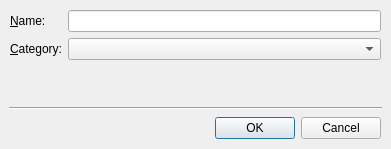
<?xml version="1.0" encoding="UTF-8"?>
<ui version="4.0">
 <comment>*********************************************************************
**
** Copyright (C) 1992-2006 Trolltech ASA. All rights reserved.
**
** This file is part of the Qt Designer of the Qt Toolkit.
**
** This file may be used under the terms of the GNU General Public
** License version 2.0 as published by the Free Software Foundation
** and appearing in the file LICENSE.GPL included in the packaging of
** this file.  Please review the following information to ensure GNU
** General Public Licensing requirements will be met:
** http://www.trolltech.com/products/qt/opensource.html
**
** If you are unsure which license is appropriate for your use, please
** review the following information:
** http://www.trolltech.com/products/qt/licensing.html or contact the
** sales department at sales@trolltech.com.
**
** This file is provided AS IS with NO WARRANTY OF ANY KIND, INCLUDING THE
** WARRANTY OF DESIGN, MERCHANTABILITY AND FITNESS FOR A PARTICULAR PURPOSE.
**
*********************************************************************</comment>
 <class>SaveFormAsTemplate</class>
 <widget class="QDialog" name="SaveFormAsTemplate">
  <property name="geometry">
   <rect>
    <x>0</x>
    <y>0</y>
    <width>391</width>
    <height>149</height>
   </rect>
  </property>
  <property name="windowTitle">
   <string>Save Form As Template...</string>
  </property>
  <layout class="QVBoxLayout">
   <property name="spacing">
    <number>6</number>
   </property>
   <property name="margin">
    <number>9</number>
   </property>
   <item>
    <layout class="QGridLayout">
     <property name="margin">
      <number>1</number>
     </property>
     <property name="spacing">
      <number>6</number>
     </property>
     <item row="0" column="1">
      <widget class="QLineEdit" name="templateNameEdit">
       <property name="text">
        <string/>
       </property>
       <property name="echoMode">
        <enum>QLineEdit::Normal</enum>
       </property>
      </widget>
     </item>
     <item row="1" column="1">
      <widget class="QComboBox" name="categoryCombo"/>
     </item>
     <item row="1" column="0">
      <widget class="QLabel" name="label_2">
       <property name="frameShape">
        <enum>QFrame::NoFrame</enum>
       </property>
       <property name="frameShadow">
        <enum>QFrame::Plain</enum>
       </property>
       <property name="text">
        <string>&amp;Category:</string>
       </property>
       <property name="textFormat">
        <enum>Qt::AutoText</enum>
       </property>
       <property name="buddy">
        <cstring>categoryCombo</cstring>
       </property>
      </widget>
     </item>
     <item row="0" column="0">
      <widget class="QLabel" name="label">
       <property name="frameShape">
        <enum>QFrame::NoFrame</enum>
       </property>
       <property name="frameShadow">
        <enum>QFrame::Plain</enum>
       </property>
       <property name="text">
        <string>&amp;Name:</string>
       </property>
       <property name="textFormat">
        <enum>Qt::AutoText</enum>
       </property>
       <property name="buddy">
        <cstring>templateNameEdit</cstring>
       </property>
      </widget>
     </item>
    </layout>
   </item>
   <item>
    <spacer>
     <property name="orientation">
      <enum>Qt::Vertical</enum>
     </property>
     <property name="sizeHint" stdset="0">
      <size>
       <width>20</width>
       <height>40</height>
      </size>
     </property>
    </spacer>
   </item>
   <item>
    <widget class="QFrame" name="horizontalLine">
     <property name="frameShape">
      <enum>QFrame::HLine</enum>
     </property>
     <property name="frameShadow">
      <enum>QFrame::Sunken</enum>
     </property>
    </widget>
   </item>
   <item>
    <layout class="QHBoxLayout">
     <property name="spacing">
      <number>6</number>
     </property>
     <property name="margin">
      <number>1</number>
     </property>
     <item>
      <spacer>
       <property name="orientation">
        <enum>Qt::Horizontal</enum>
       </property>
       <property name="sizeHint" stdset="0">
        <size>
         <width>40</width>
         <height>20</height>
        </size>
       </property>
      </spacer>
     </item>
     <item>
      <widget class="QPushButton" name="okButton">
       <property name="text">
        <string>OK</string>
       </property>
       <property name="default">
        <bool>true</bool>
       </property>
      </widget>
     </item>
     <item>
      <widget class="QPushButton" name="cancelButton">
       <property name="text">
        <string>Cancel</string>
       </property>
      </widget>
     </item>
    </layout>
   </item>
  </layout>
 </widget>
 <resources/>
 <connections/>
</ui>
